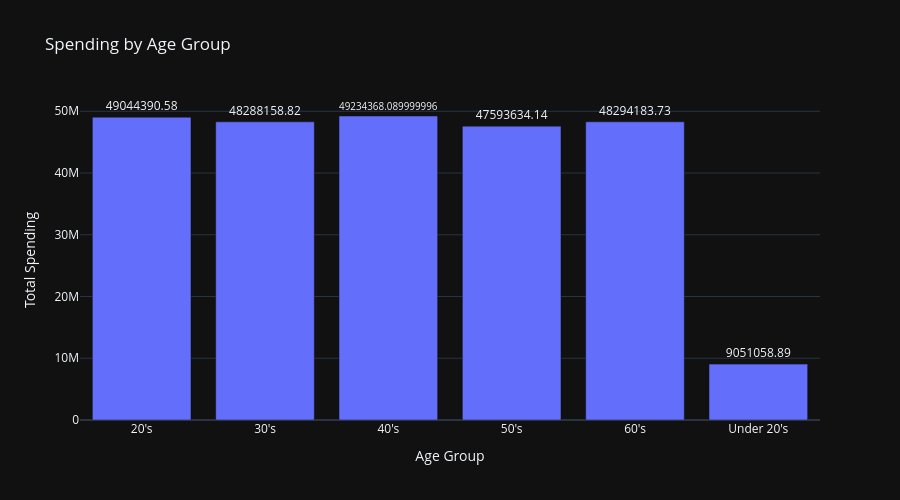

Notebook source saved alongside this figure:
### Code cell
fig = go.Figure(
    data=[
        go.Bar(
            x = age_group_spending["age_group"],
            y = age_group_spending["total_revenue"],
            text= age_group_spending["total_revenue"],
            textposition="outside"
        )
    ]
)

fig.update_layout(
    title="Spending by Age Group",
    xaxis_title="Age Group",
    yaxis_title="Total Spending",
    template="plotly_dark",
    height = 500
)

fig.show()

### Figure 1 — Plotly figure (JSON) as saved in the notebook; plotly's stock layout.template omitted (floating-point values rounded to 4 significant figures)
{"data": [{"text": [49040000.0, 48290000.0, 49230000.0, 47590000.0, 48290000.0, 9051000.0], "textposition": "outside", "type": "bar", "x": ["20's", "30's", "40's", "50's", "60's", "Under 20's"], "y": [49040000.0, 48290000.0, 49230000.0, 47590000.0, 48290000.0, 9051000.0]}], "layout": {"height": 500, "title": {"text": "Spending by Age Group"}, "xaxis": {"title": {"text": "Age Group"}}, "yaxis": {"title": {"text": "Total Spending"}}}}
